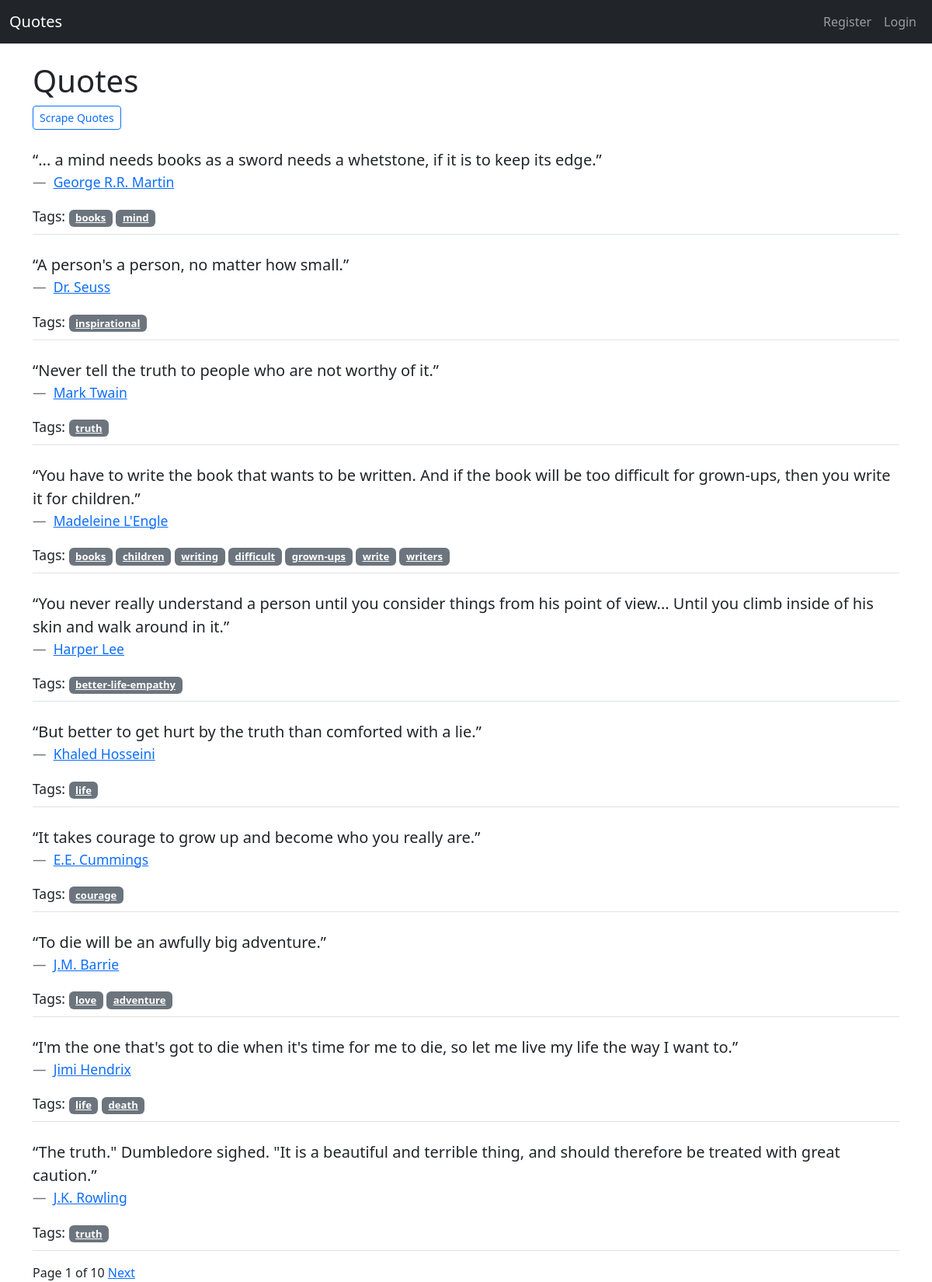
The page / on the database its author committed.
### quotes/models.py (models this page shows, shortened)
class Quote(models.Model):
    text = models.TextField()
    author = models.ForeignKey(Author, on_delete=models.CASCADE)
    tags = models.ManyToManyField(Tag)
    created_by = models.ForeignKey(User, on_delete=models.SET_NULL, null=True)

class Author(models.Model):
    fullname = models.CharField(max_length=150)
    born_date = models.CharField(max_length=50)
    born_location = models.CharField(max_length=150)
    description = models.TextField()

class Tag(models.Model):
    name = models.CharField(max_length=50, unique=True)

### quotes/views.py (the view)
# urls.py: path('', views.home, name='home'),
def home(request):
    quotes = Quote.objects.all().order_by('-id')
    paginator = Paginator(quotes, 10)
    page_number = request.GET.get('page')
    page_obj = paginator.get_page(page_number)
    return render(request, 'quotes/home.html', {'quotes': page_obj})

### quotes/templates/quotes/home.html (shortened to what this page needs)
{% extends 'quotes/base.html' %}
{% block content %}
<h1>Quotes</h1>
<form method="post" action="{% url 'scrape' %}">
    <button type="submit" class="btn btn-sm btn-outline-primary mb-3">Scrape Quotes</button>
</form>
{% for quote in quotes %}
    <blockquote class="blockquote border-bottom py-2">
        <p>{{ quote.text }}</p>
        <footer class="blockquote-footer">
            <a href="{% url 'author_detail' quote.author.id %}">{{ quote.author.fullname }}</a>
        </footer>
        <small>Tags:
            {% for tag in quote.tags.all %}
                <a href="{% url 'tag_quotes' tag.name %}" class="badge bg-secondary">{{ tag.name }}</a>
            {% endfor %}
        </small>
    </blockquote>
{% endfor %}
<div class="mt-3">
    <span>Page {{ quotes.number }} of {{ quotes.paginator.num_pages }}</span>
    {% if quotes.has_next %}
        <a href="?page={{ quotes.next_page_number }}">Next</a>
    {% endif %}
</div>
{% endblock %}

### quotes/templates/quotes/base.html (shortened to what this page needs)
<!DOCTYPE html>
<html lang="en">
<head>
    <link href="https://cdn.jsdelivr.net/npm/bootstrap@5.3.0/dist/css/bootstrap.min.css" rel="stylesheet">
</head>
<body>
<nav class="navbar navbar-expand-lg navbar-dark bg-dark mb-4">
    <div class="container-fluid">
        <a class="navbar-brand" href="/">Quotes</a>
        <div class="collapse navbar-collapse">
            <ul class="navbar-nav ms-auto">
                {% if user.is_authenticated %}
                    <li class="nav-item"><a class="nav-link" href="{% url 'add_author' %}">Add Author</a></li>
                    <li class="nav-item"><a class="nav-link" href="{% url 'add_quote' %}">Add Quote</a></li>
                    <li class="nav-item"><a class="nav-link" href="{% url 'logout' %}">Logout</a></li>
                {% else %}
                    <li class="nav-item"><a class="nav-link" href="{% url 'register' %}">Register</a></li>
                    <li class="nav-item"><a class="nav-link" href="{% url 'login' %}">Login</a></li>
                {% endif %}
            </ul>
        </div>
    </div>
</nav>
<div class="container">
    {% block content %}
    {% endblock %}
</div>
</body>
</html>

### rows shown on the page
Quote: text "“... a mind needs books as a sword needs a whetstone, if it is to keep its edge.”", author.fullname "George R.R. Martin"
Tag: name "books"
Tag: name "mind"
Quote: text "“A person's a person, no matter how small.”", author.fullname "Dr. Seuss"
Tag: name "inspirational"
Quote: text "“Never tell the truth to people who are not worthy of it.”", author.fullname "Mark Twain"
Tag: name "truth"
Quote: text "“You have to write the book that wants to be written. And if the book will be too difficult for grown-ups, then you write it for children.”", author.fullname "Madeleine L'Engle"
Tag: name "children"
Tag: name "writing"
Tag: name "difficult"
Tag: name "grown-ups"
Tag: name "write"
Tag: name "writers"
Quote: text "“You never really understand a person until you consider things from his point of view... Until you climb inside of his skin and walk around in it.”", author.fullname "Harper Lee"
Tag: name "better-life-empathy"
Quote: text "“But better to get hurt by the truth than comforted with a lie.”", author.fullname "Khaled Hosseini"
Tag: name "life"
Quote: text "“It takes courage to grow up and become who you really are.”", author.fullname "E.E. Cummings"
Tag: name "courage"
Quote: text "“To die will be an awfully big adventure.”", author.fullname "J.M. Barrie"
Tag: name "love"
Tag: name "adventure"
Quote: text "“I'm the one that's got to die when it's time for me to die, so let me live my life the way I want to.”", author.fullname "Jimi Hendrix"
Tag: name "death"
Quote: text "“The truth.\" Dumbledore sighed. \"It is a beautiful and terrible thing, and should therefore be treated with great caution.”", author.fullname "J.K. Rowling"

### other values the page prints
{{ quotes.number }} "1"
{{ quotes.paginator.num_pages }} "10"
